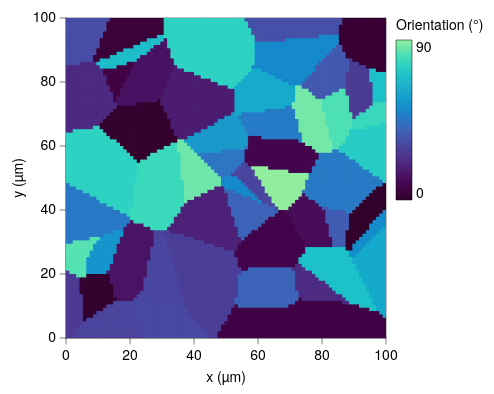

Describe this chart as a Vega-Lite specification.
### Vega-Lite specification from a JSON file in a GitHub repository (floating-point values rounded to 4 significant figures; data arrays with more than 128 entries replaced by an {"elided": "..."} marker saying what was removed)
{"background": null, "config": {"arc": {"fill": "#DBDBDB", "fillOpacity": 1.0, "innerRadius": 40.0, "padAngle": 0.03, "stroke": "black", "strokeOpacity": 1, "strokeWidth": 0.25}, "area": {"fill": "#DBDBDB", "fillOpacity": 1.0, "stroke": "black", "strokeOpacity": 1, "strokeWidth": 0.25}, "axis": {"domain": true, "domainCap": "round", "domainColor": "black", "domainWidth": 0.25, "grid": false, "gridCap": "round", "gridColor": "#F1F1F1", "gridDash": [0, 0], "gridOpacity": 1.0, "gridWidth": 0.25, "labelColor": "black", "labelFont": "Helvetica Neue, HelveticaNeue, Helvetica, Arial, sans-serif", "labelFontSize": 7, "labelFontStyle": "normal", "labelFontWeight": 400, "offset": 0, "ticks": true, "tickCap": "round", "tickColor": "black", "tickRound": false, "tickSize": 3, "tickWidth": 0.25, "titleColor": "black", "titleFont": "Helvetica Neue, HelveticaNeue, Helvetica, Arial, sans-serif", "titleFontSize": 7, "titleFontStyle": "normal", "titleFontWeight": 400}, "axisX": {"domain": true, "labelAlign": "center", "labelAngle": 0, "labels": true, "ticks": true, "translate": 0}, "axisY": {"domain": true, "labelAlign": "right", "labelAngle": 0, "labels": true, "ticks": true, "translate": 0}, "axisRight": {"domain": true, "labelAlign": "left", "labelAngle": 0, "labels": true, "ticks": true, "translate": 0}, "axisTop": {"domain": true, "labelAlign": "center", "labelAngle": 0, "labels": true, "ticks": true, "translate": 0}, "axisBand": {"tickOffset": 0}, "bar": {"fill": "#DBDBDB", "fillOpacity": 1.0, "stroke": "black", "strokeOpacity": 1, "strokeWidth": 0.25}, "boxplot": {"size": 14.4, "ticks": {"cornerRadius": 0.25, "fill": "black", "opacity": 1, "size": 7.2, "thickness": 0.25}, "box": {"fillOpacity": 1.0, "stroke": "black", "strokeOpacity": 1, "strokeWidth": 0.25}, "median": {"cornerRadius": 0, "fill": "black", "fillOpacity": 1.0, "opacity": 1, "size": 14.4, "thickness": 0.25}, "rule": {"fill": "black", "fillOpacity": 1.0, "size": 16.0, "stroke": "black", "strokeDash": [0, 0], "strokeOpacity": 1, "strokeWidth": 0.25}, "outliers": {"color": "black", "fill": "black", "fillOpacity": 1.0, "size": 0, "stroke": "black", "strokeOpacity": 1, "strokeWidth": 0.25}}, "circle": {"fill": "black", "fillOpacity": 1.0, "size": 2.0, "stroke": null, "strokeOpacity": 1, "strokeWidth": 0.25}, "errorband": {"band": {"fillOpacity": 0.6, "stroke": null, "strokeWidth": 0.25, "strokeOpacity": 1}, "borders": {"opacity": 0, "strokeOpacity": 0.25, "strokeWidth": 1}}, "errorbar": {"opacity": 1, "rule": {"strokeDash": [0, 0], "strokeWidth": 0.25}, "ticks": {"color": "black", "cornerRadius": 0.125, "opacity": 1, "size": 9.6, "thickness": 0.25}, "thickness": 0.25}, "font": "Helvetica Neue, HelveticaNeue, Helvetica, Arial, sans-serif", "geoshape": {"fill": "#DBDBDB", "fillOpacity": 1.0, "stroke": "black", "strokeOpacity": 1, "strokeWidth": 0.25}, "header": {"labelColor": "black", "labelFont": "Helvetica Neue, HelveticaNeue, Helvetica, Arial, sans-serif", "labelFontSize": 7, "labelFontStyle": "normal", "labelFontWeight": 400, "titleColor": "black", "titleFont": "Helvetica Neue, HelveticaNeue, Helvetica, Arial, sans-serif", "titleFontSize": 7, "titleFontStyle": "normal", "titleFontWeight": 400, "titlePadding": 0}, "legend": {"disable": false, "offset": 4.5, "titlePadding": 4, "labelOffset": 2, "gradientLabelOffset": 2, "gradientLength": 80.0, "gradientThickness": 8.0, "gradientOpacity": 1.0, "gradientStrokeColor": "black", "gradientStrokeWidth": 0.25, "labelColor": "black", "labelFont": "Helvetica Neue, HelveticaNeue, Helvetica, Arial, sans-serif", "labelFontSize": 7, "labelFontStyle": "normal", "labelFontWeight": 400, "strokeColor": "black", "strokeWidth": 0, "symbolSize": 42, "symbolStrokeColor": "black", "symbolStrokeWidth": 0.25, "titleColor": "black", "titleFont": "Helvetica Neue, HelveticaNeue, Helvetica, Arial, sans-serif", "titleFontSize": 7, "titleFontStyle": "normal", "titleFontWeight": 400}, "line": {"color": "black", "stroke": "black", "strokeCap": "butt", "strokeDash": [0, 0], "strokeOpacity": 1, "strokeWidth": 0.5}, "point": {"filled": true, "fill": "#DBDBDB", "fillOpacity": 1.0, "size": 8.0, "stroke": "black", "strokeOpacity": 1, "strokeWidth": 0.25}, "range": {"category": ["#B2B2B2", "#636363", "#4A7CD3", "#008542", "#382864", "#509F98", "#284F93", "#005226", "#A398D6", "#173633"], "diverging": {"scheme": ["#443E60", "#5F597E", "#7C759B", "#9994B6", "#B7B4CC", "#D6D5DC", "#F6F6F6", "#D1DAD9", "#A4C2BF", "#7AA9A4", "#578E89", "#37736E", "#1B5954"]}, "heatmap": {"scheme": ["#32022B", "#43044D", "#4C196E", "#4D338C", "#484DA6", "#3A68BB", "#1D83CA", "#1D9CCB", "#23B5C9", "#28CDC5", "#4DE0B4", "#91EE9F"]}, "ordinal": {"scheme": ["#F1F1F1", "#DBDBDB", "#C6C6C6", "#B2B2B2", "#9D9D9D", "#898989", "#767676", "#636363", "#515151", "#404040", "#2F2F2F", "#1F1F1F"]}, "ramp": {"scheme": ["#32022B", "#43044D", "#4C196E", "#4D338C", "#484DA6", "#3A68BB", "#1D83CA", "#1D9CCB", "#23B5C9", "#28CDC5", "#4DE0B4", "#91EE9F"]}}, "rule": {"color": "black", "stroke": "black", "strokeCap": "round", "strokeDash": [2, 2], "strokeOpacity": 1, "strokeWidth": 0.25}, "scale": {"bandPaddingInner": 0.1, "bandPaddingOuter": 0.1, "round": false}, "rect": {"fill": "#DBDBDB", "fillOpacity": 1.0, "stroke": "black", "strokeOpacity": 1, "strokeWidth": 0.25}, "square": {"fill": "#DBDBDB", "fillOpacity": 1.0, "size": 16.0, "stroke": "black", "strokeOpacity": 1, "strokeWidth": 0.25}, "text": {"color": "black", "font": "Helvetica Neue, HelveticaNeue, Helvetica, Arial, sans-serif", "fontSize": 7, "fontStyle": "normal", "fontWeight": 400}, "tick": {"color": "black", "cornerRadius": 0.125, "opacity": 1.0, "size": 14.4, "thickness": 0.25}, "title": {"anchor": "middle", "frame": "group", "color": "black", "font": "Helvetica Neue, HelveticaNeue, Helvetica, Arial, sans-serif", "fontSize": 7, "fontStyle": "normal", "fontWeight": 400, "subtitleColor": "black", "subtitleFont": "Helvetica Neue, HelveticaNeue, Helvetica, Arial, sans-serif", "subtitleFontSize": "Helvetica Neue, HelveticaNeue, Helvetica, Arial, sans-serif", "subtitleFontStyle": "normal", "subtitleFontWeight": 400}, "trail": {"color": "black", "opacity": 1, "size": 0.5}, "view": {"continuousWidth": 160, "continuousHeight": 160, "discreteWidth": 160, "discreteHeight": 160, "fill": null, "stroke": "black", "strokeWidth": 0.25}}, "data": {"name": "data-fc9f28f2a02f928780cb79246fd1f2eb"}, "mark": {"type": "rect", "clip": true, "stroke": null}, "encoding": {"color": {"field": "theta", "title": "Orientation (°)", "type": "quantitative"}, "x": {"field": "x0", "scale": {"domain": [0, 100], "nice": false}, "title": "x (µm)", "type": "quantitative"}, "x2": {"field": "x1"}, "y": {"field": "y0", "scale": {"domain": [0, 100], "nice": false}, "title": "y (µm)", "type": "quantitative"}, "y2": {"field": "y1"}}, "$schema": "https://vega.github.io/schema/vega-lite/v6.4.1.json", "datasets": {"data-fc9f28f2a02f928780cb79246fd1f2eb": {"elided": "9025 records"}}}
